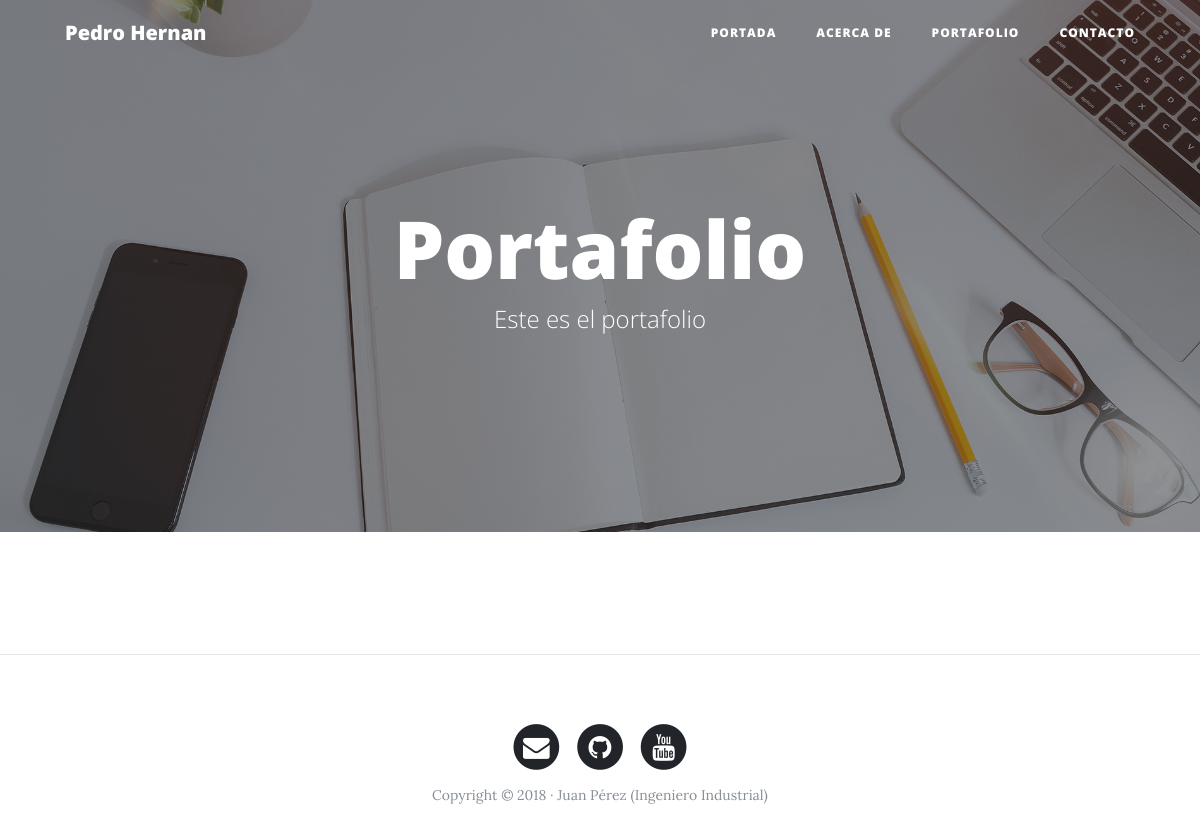
/portfolio/, run on an earlier commit of the app's database.
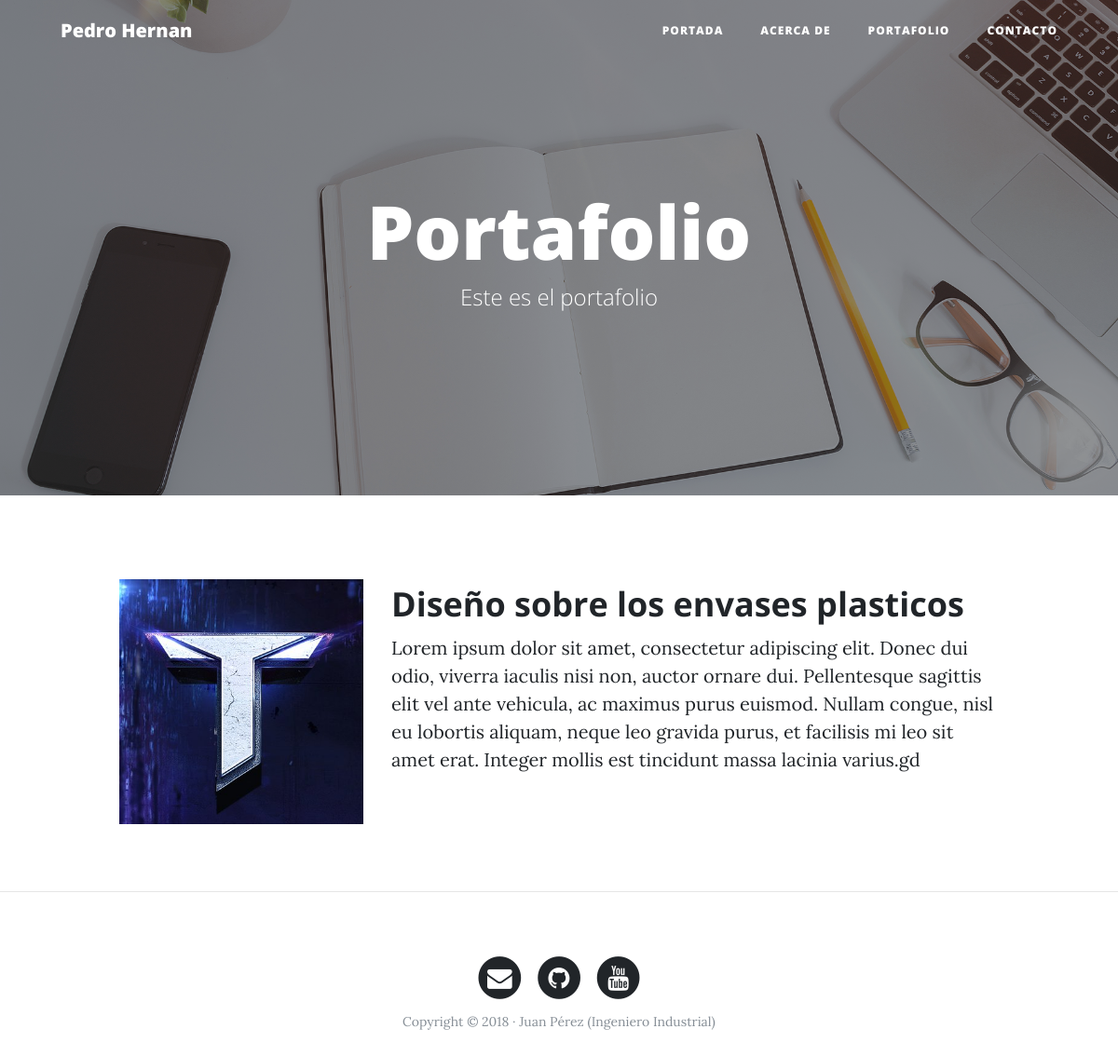
And on a later commit of the database.
### portfolio/models.py (models this page shows, shortened)
class Project(models.Model):
    title = models.CharField(max_length=200, verbose_name="Titulo")
    description = models.TextField(verbose_name="Descripcion")
    image = models.ImageField(verbose_name="Imagen", upload_to="projects")
    link = models.URLField(verbose_name="Direccion Web", null=True, blank=True)
    created = models.DateTimeField(auto_now_add=True, verbose_name="Fecha de creacion")
    updated = models.DateTimeField(auto_now=True, verbose_name="Fecha de edicion")
    class Meta:
        verbose_name = "proyecto"
        verbose_name_plural = "proyectos"
        ordering = ["-created"]

### portfolio/views.py (the view)
# urls.py: path('portfolio/', portfolio_views.portfolio, name="portfolio"),
def portfolio(request):
    projects = Project.objects.all()
    return render(request, "portfolio/portfolio.html", {'projects':projects})

### portfolio/templates/portfolio/portfolio.html (shortened to what this page needs)
{% extends 'core/base.html' %}
{% block background %}{% load static %}{%static 'core/img/portfolio-bg.jpg' %}{% endblock %}
{% block headers %}
<h1>Portafolio</h1>
<span class="subheading">Este es el portafolio</span>
{% endblock %}
{% block content %}
	{% for project in projects %}
	      <div class="row project">
	      	<div class="col-lg-3 col-md-4 offset-lg-1">
			      <img class="img-fluid" src="{{project.image.url}}" alt="">
	      	</div>
	        <div class="col-lg-7 col-md-8">
	      		<h2 class="section-heading title">{{project.title}}</h2>
	          <p>{{project.description}}</p>
	      	</div>
		</div>
	{% endfor %}
{% endblock %}

What changed in the data, as far as the page shows it:
added Project: image (picture), title "Diseño sobre los envases plasticos", description "Lorem ipsum dolor sit amet, consectetur adipiscing elit. Donec dui odio, viverra iaculis nisi non, auctor ornare dui. Pellentesque sagittis elit vel ante vehicula, ac maximus purus euismod. Nullam congue, nisl eu lobortis aliquam, neque leo gravida purus, et facilisis mi leo sit amet erat. Integer mollis est tincidunt massa lacinia varius.gd"
